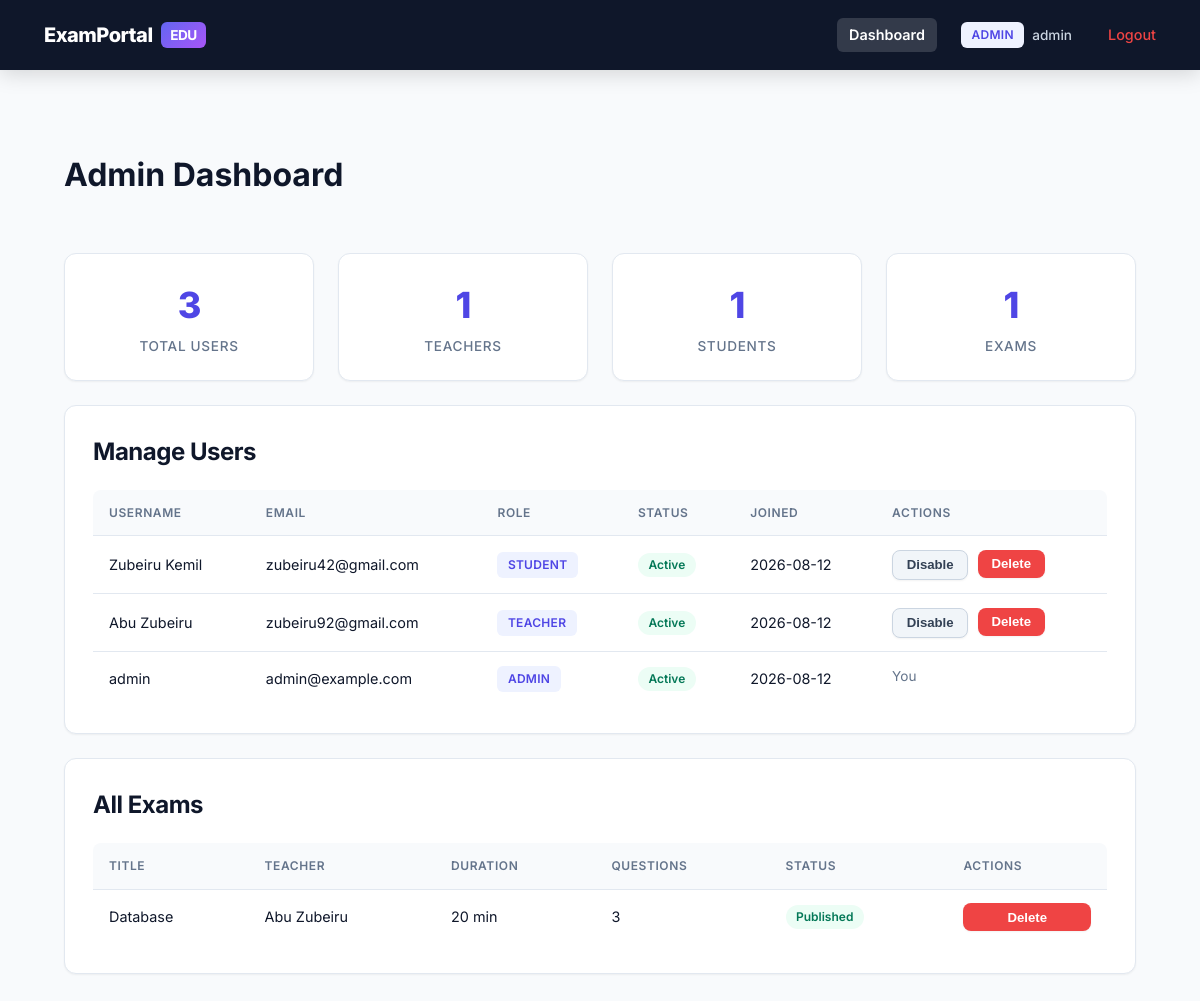
The app's page /admin/dashboard (signed in), older data.
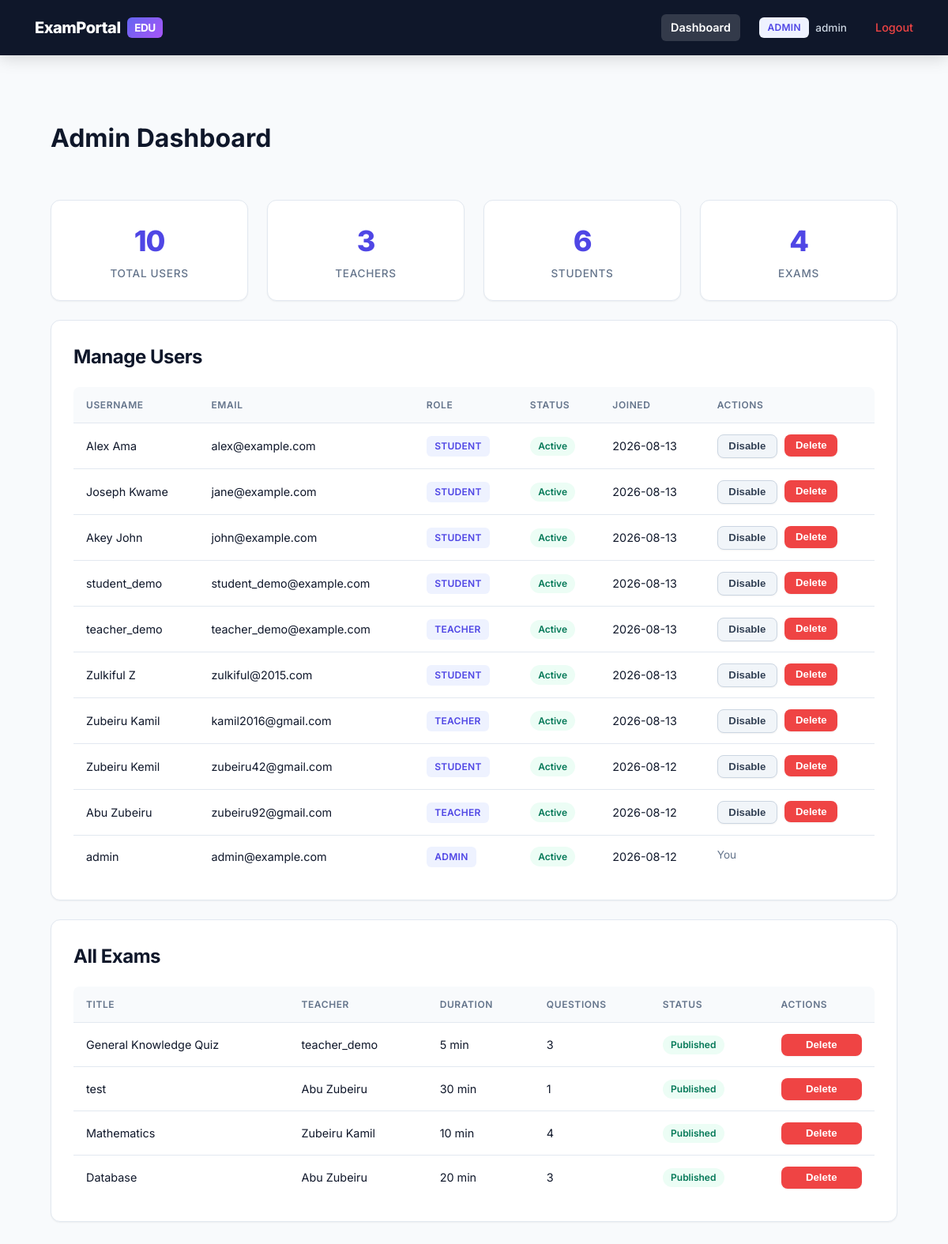
The same page, newer data.
### app/models/models.py (models this page shows, shortened)
class User(UserMixin, db.Model):
    __tablename__ = "users"
    id = db.Column(db.Integer, primary_key=True)
    username = db.Column(db.String(80), unique=True, nullable=False)
    email = db.Column(db.String(120), unique=True, nullable=False)
    password_hash = db.Column(db.String(255), nullable=False)
    role = db.Column(db.String(20), nullable=False, default="student")  # admin/teacher/student
    is_active_account = db.Column(db.Boolean, default=True)
    created_at = db.Column(db.DateTime, default=datetime.utcnow)
    exams_created = db.relationship("Exam", backref="teacher", lazy=True,
                                     foreign_keys="Exam.teacher_id")
    submissions = db.relationship("Submission", backref="student", lazy=True,
                                   foreign_keys="Submission.student_id")
    @property
    def is_active(self):
        return self.is_active_account
    def is_admin(self):
        return self.role == "admin"
    def is_teacher(self):
        return self.role == "teacher"
    def is_student(self):
        return self.role == "student"

class Exam(db.Model):
    __tablename__ = "exams"
    id = db.Column(db.Integer, primary_key=True)
    title = db.Column(db.String(150), nullable=False)
    description = db.Column(db.Text)
    duration_minutes = db.Column(db.Integer, nullable=False, default=30)
    teacher_id = db.Column(db.Integer, db.ForeignKey("users.id"), nullable=False)
    is_published = db.Column(db.Boolean, default=False)
    start_time = db.Column(db.DateTime, nullable=True)
    end_time = db.Column(db.DateTime, nullable=True)
    max_attempts = db.Column(db.Integer, nullable=False, default=1)
    access_token = db.Column(db.String(64), unique=True, index=True, nullable=True)
    created_at = db.Column(db.DateTime, default=datetime.utcnow)
    assigned_students = db.relationship("User", secondary=exam_students, backref="assigned_exams")
    assigned_classes = db.relationship("Class", secondary=exam_classes, backref="assigned_exams")
    questions = db.relationship("Question", backref="exam", lazy=True,
                                 cascade="all, delete-orphan")
    submissions = db.relationship("Submission", backref="exam", lazy=True,
                                   cascade="all, delete-orphan")

### app/routes/admin.py (the view)
@admin_bp.route("/dashboard")
@login_required
@role_required("admin")
def dashboard():
    users = User.query.order_by(User.created_at.desc()).all()
    exams = Exam.query.order_by(Exam.created_at.desc()).all()
    stats = {
        "total_users": len(users),
        "total_teachers": len([u for u in users if u.is_teacher()]),
        "total_students": len([u for u in users if u.is_student()]),
        "total_exams": len(exams),
        "total_submissions": Submission.query.count(),
    }
    return render_template("admin/dashboard.html", users=users, exams=exams, stats=stats)

### app/models/models.py (called while the page is built)
@login_manager.user_loader
def load_user(user_id):
    return User.query.get(int(user_id))

### app/utils.py (called while the page is built)
def role_required(*roles):
    def decorator(view_func):
        @wraps(view_func)
        def wrapped(*args, **kwargs):
            if not current_user.is_authenticated or current_user.role not in roles:
                abort(403)
            return view_func(*args, **kwargs)
        return wrapped
    return decorator

### app/templates/admin/dashboard.html (shortened to what this page needs)
{% extends "base.html" %}
{% block content %}
<div class="container">
  <div class="page-header">
    <h1>Admin Dashboard</h1>
  </div>
  <div class="grid grid-4">
    <div class="stat-card"><div class="stat-value">{{ stats.total_users }}</div><div class="stat-label">Total Users</div></div>
    <div class="stat-card"><div class="stat-value">{{ stats.total_teachers }}</div><div class="stat-label">Teachers</div></div>
    <div class="stat-card"><div class="stat-value">{{ stats.total_students }}</div><div class="stat-label">Students</div></div>
    <div class="stat-card"><div class="stat-value">{{ stats.total_exams }}</div><div class="stat-label">Exams</div></div>
  </div>
  <div class="card" style="margin-top:1.5rem;">
    <h2>Manage Users</h2>
    {% if users %}
    <table>
      <thead>
        <tr><th>Username</th><th>Email</th><th>Role</th><th>Status</th><th>Joined</th><th>Actions</th></tr>
      </thead>
      <tbody>
        {% for user in users %}
        <tr>
          <td>{{ user.username }}</td>
          <td>{{ user.email }}</td>
          <td><span class="badge">{{ user.role }}</span></td>
          <td>
            {% if user.is_active_account %}
              <span class="status-pill status-active">Active</span>
            {% else %}
              <span class="status-pill status-disabled">Disabled</span>
            {% endif %}
          </td>
          <td>{{ user.created_at.strftime('%Y-%m-%d') }}</td>
          <td class="actions">
            {% if user.id != current_user.id %}
            <form method="POST" action="{{ url_for('admin.toggle_user', user_id=user.id) }}">
              <button class="btn btn-sm btn-secondary" type="submit">
                {{ 'Disable' if user.is_active_account else 'Enable' }}
              </button>
            </form>
            <form method="POST" action="{{ url_for('admin.delete_user', user_id=user.id) }}"
                  onsubmit="return confirm('Delete this user permanently?');">
              <button class="btn btn-sm btn-danger" type="submit">Delete</button>
            </form>
            {% else %}
              <span style="color: var(--muted); font-size:0.85rem;">You</span>
            {% endif %}
          </td>
        </tr>
        {% endfor %}
      </tbody>
    </table>
    {% else %}
    <p class="empty-state">No users yet.</p>
    {% endif %}
  </div>
  <div class="card">
    <h2>All Exams</h2>
    {% if exams %}
    <table>
      <thead>
        <tr><th>Title</th><th>Teacher</th><th>Duration</th><th>Questions</th><th>Status</th><th>Actions</th></tr>
      </thead>
      <tbody>
        {% for exam in exams %}
        <tr>
          <td>{{ exam.title }}</td>
          <td>{{ exam.teacher.username }}</td>
          <td>{{ exam.duration_minutes }} min</td>
          <td>{{ exam.questions|length }}</td>
          <td>
            {% if exam.is_published %}
              <span class="status-pill status-published">Published</span>
            {% else %}
              <span class="status-pill status-draft">Draft</span>
            {% endif %}
          </td>
          <td>
            <form method="POST" action="{{ url_for('admin.delete_exam', exam_id=exam.id) }}"
                  onsubmit="return confirm('Delete this exam and all its submissions?');">
              <button class="btn btn-sm btn-danger" type="submit">Delete</button>
            </form>
          </td>
        </tr>
        {% endfor %}
      </tbody>
    </table>
    {% else %}
    <p class="empty-state">No exams have been created yet.</p>
    {% endif %}
  </div>
</div>
{% endblock %}

### app/templates/base.html (shortened to what this page needs)
<!DOCTYPE html>
<html lang="en">
<head>
  <link rel="stylesheet" href="{{ url_for('static', filename='css/style.css') }}">
</head>
<body>
  {% if current_user.is_authenticated %}
  <nav class="navbar">
    <a class="brand" href="{{ url_for('index') }}">ExamPortal <span class="brand-mark">EDU</span></a>
    <div class="nav-links">
      {% if current_user.is_admin() %}
        <a href="{{ url_for('admin.dashboard') }}" class="{{ 'active' if request.endpoint == 'admin.dashboard' else '' }}">Dashboard</a>
      {% endif %}
      <div class="user-tag">
        <span class="badge">{{ current_user.role }}</span>
        <span>{{ current_user.username }}</span>
      </div>
      <a href="{{ url_for('auth.logout') }}" style="color: #ef4444;">Logout</a>
    </div>
  </nav>
  {% endif %}
  {% block content %}{% endblock %}
</body>
</html>

Row changes from the older to the newer data that the page shows:
added User: username "Alex Ama", email "alex@example.com", role "STUDENT", shows "Active", created_at "2026-08-13", is_active_account "Disable"
added User: username "Joseph Kwame", email "jane@example.com", role "STUDENT", shows "Active", created_at "2026-08-13", is_active_account "Disable"
added User: username "Akey John", email "john@example.com", role "STUDENT", shows "Active", created_at "2026-08-13", is_active_account "Disable"
added User: username "student_demo", email "student_demo@example.com", role "STUDENT", shows "Active", created_at "2026-08-13", is_active_account "Disable"
added User: username "teacher_demo", email "teacher_demo@example.com", role "TEACHER", shows "Active", created_at "2026-08-13", is_active_account "Disable"
added User: username "Zulkiful Z", email "zulkiful@2015.com", role "STUDENT", shows "Active", created_at "2026-08-13", is_active_account "Disable"
added User: username "Zubeiru Kamil", email "kamil2016@gmail.com", role "TEACHER", shows "Active", created_at "2026-08-13", is_active_account "Disable"
added Exam: title "General Knowledge Quiz", teacher.username "teacher_demo", duration_minutes "5", questions|length "3", is_published "Published"
added Exam: title "test", teacher.username "Abu Zubeiru", duration_minutes "30", questions|length "1", is_published "Published"
added Exam: title "Mathematics", teacher.username "Zubeiru Kamil", duration_minutes "10", questions|length "4", is_published "Published"
Text that changed along with them:
{{ stats.total_users }}: "3" → "10"
{{ stats.total_teachers }}: "1" → "3"
{{ stats.total_students }}: "1" → "6"
{{ stats.total_exams }}: "1" → "4"
